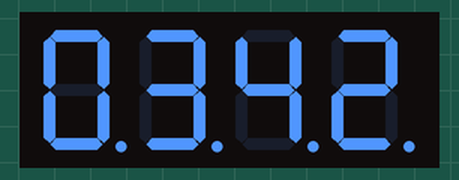
The program below on a simulated Raspberry Pi Pico running MicroPython. Shown: 4-digit seven-segment display. The clock reads 2024-03-15 10:24:30 at power-on unless the program sets it; the segment pins are drawn as the display they are named for.

Above: at 0.1 s.
At 6.1 s:
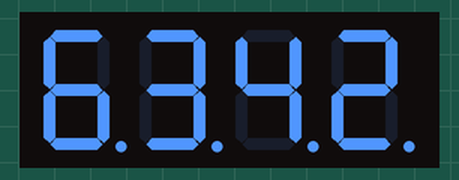
At 9.1 s:
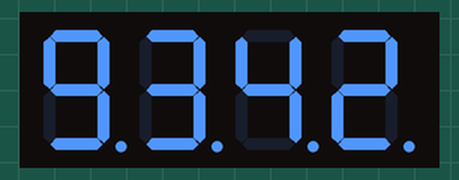
At 18.1 s:
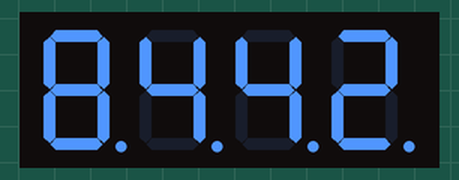
At 27.1 s:
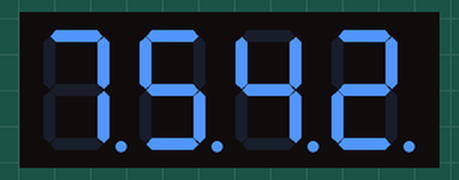
At 37.1 s:
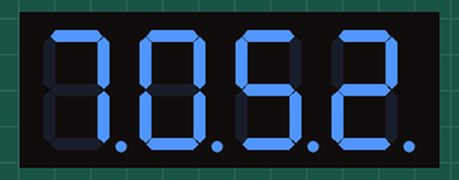

The program:

multiple-7-seg.py
```python
# -------------------------------------------------------------
#
# Description:
#   Pins 2-9 are connected to the same segment of ever 7-segment display
#   Pins 10-13 controls 4 different 7-segment displays
#
#   The trick is that they blink very fast, and the 10-13 pins control,
#   which one and only of the displays will be 'ON' at given time.
#
# -------------------------------------------------------------

import machine
import utime
import time

# ===============================

# SEGMENT pins for all display together
SEGMENT_A = machine.Pin(2, machine.Pin.OUT)
SEGMENT_A.value(1)
SEGMENT_B = machine.Pin(3, machine.Pin.OUT)
SEGMENT_B.value(1)
SEGMENT_C = machine.Pin(4, machine.Pin.OUT)
SEGMENT_C.value(1)
SEGMENT_D = machine.Pin(5, machine.Pin.OUT)
SEGMENT_D.value(1)
SEGMENT_E = machine.Pin(6, machine.Pin.OUT)
SEGMENT_E.value(1)
SEGMENT_F = machine.Pin(7, machine.Pin.OUT)
SEGMENT_F.value(1)
SEGMENT_G = machine.Pin(8, machine.Pin.OUT)
SEGMENT_G.value(1)
SEGMENT_H = machine.Pin(9, machine.Pin.OUT)
SEGMENT_H.value(1)

# ON/OFF pins for each display
DISPLAY_1 = machine.Pin(10, machine.Pin.OUT)
DISPLAY_1.value(1)
DISPLAY_2 = machine.Pin(11, machine.Pin.OUT)
DISPLAY_2.value(1)
DISPLAY_3 = machine.Pin(12, machine.Pin.OUT)
DISPLAY_3.value(1)
DISPLAY_4 = machine.Pin(13, machine.Pin.OUT)
DISPLAY_4.value(1)

# ===============================

def seg(value):

    truth_table = [
                    [1,1,1,1,1,1,0],
                    [0,1,1,0,0,0,0],
                    [1,1,0,1,1,0,1],
                    [1,1,1,1,0,0,1],
                    [0,1,1,0,0,1,1],
                    [1,0,1,1,0,1,1],
                    [1,0,1,1,1,1,1],
                    [1,1,1,0,0,0,0],
                    [1,1,1,1,1,1,1],
                    [1,1,1,1,0,1,1]
                  ]

    #print(truth_table[value])

    SEGMENT_A.value(truth_table[value][0])
    SEGMENT_B.value(truth_table[value][1])
    SEGMENT_C.value(truth_table[value][2])
    SEGMENT_D.value(truth_table[value][3])
    SEGMENT_E.value(truth_table[value][4])
    SEGMENT_F.value(truth_table[value][5])
    SEGMENT_G.value(truth_table[value][6])
    # NOT setting "dot" SEGMENT_H

# ===============================

def all_display_off():
    utime.sleep_ms(4)
    DISPLAY_1.value(1)
    DISPLAY_2.value(1)
    DISPLAY_3.value(1)
    DISPLAY_4.value(1)

# ===============================

while True:
    year, month, day, hour, mins, secs, weekday, yearday = time.localtime()

    sec_str = "0" + str(secs) if secs < 10 else str(secs)
    min_str = "0" + str(mins) if mins < 10 else str(mins)
    txt = min_str + sec_str

    for index, display in enumerate([DISPLAY_1, DISPLAY_2, DISPLAY_3, DISPLAY_4]):
        all_display_off()
        seg(int(txt[3-index]))
        display.value(0)

# ===============================
```

Measured:
- what the display in image 0 shows lasts 1.0 s, from 0.1 s to 1.1 s
